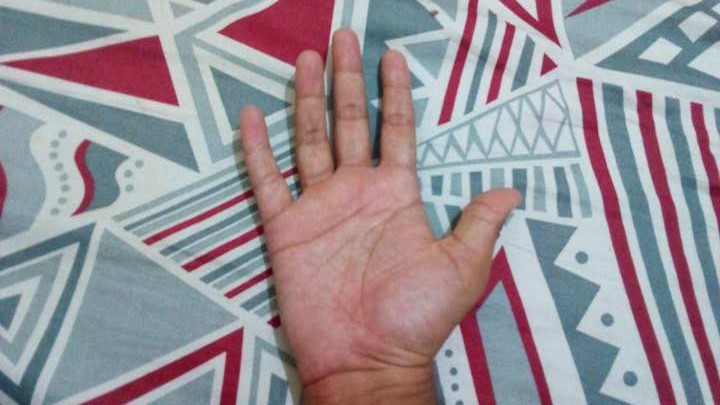
%> input picture New folder (3)/5.jpg, 720 x 405 px
$ octave testingYCbCr.m   (GNU Octave 9; MATLAB toolbox functions it lacks are replaced by stand-ins)
%> lines starting %> are read from the running program, lines starting %| are printed output that depends on the picture
clc
clear all
tic
load('nnYang.mat');
image=imread('5.jpg');
%> image is the input picture: size 405x720x3 uint8; mean R, G, B 153.1, 144.5, 150.8
imgDim=120;
count=0;
    image=imresize(image,[imgDim imgDim]);
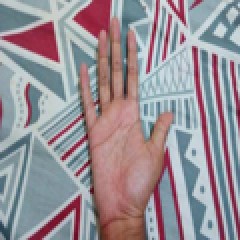
%> image: size 120x120x3 uint8 (shown 2 times larger); mean R, G, B 153.1, 144.5, 150.8
    ycbcr = rgb2ycbcr(image);
%> ycbcr: size 120x120x3 uint8; mean of channels 1, 2, 3 142.9, 129.5, 131.3
          Y=ycbcr( :, :, 1);
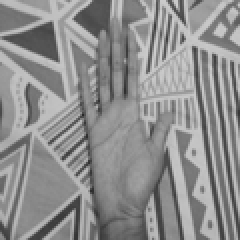
%> Y: size 120x120 uint8 (shown 2 times larger); min 40, max 208, mean 142.9
          CB=ycbcr( :, :, 2);
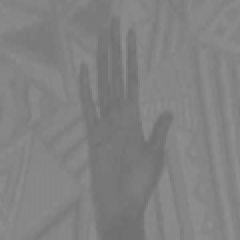
%> CB: size 120x120 uint8 (shown 2 times larger); min 111, max 144, mean 129.5
          CR=ycbcr( :, :, 3);
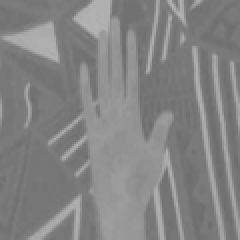
%> CR: size 120x120 uint8 (shown 2 times larger); min 108, max 181, mean 131.3
    ansImage=image;
    for bb=1:1:imgDim
        for c=1:1:imgDim
          InputFeatures=[];
            InputFeatures(1,1)=CB(bb,c);
            InputFeatures(2,1)=CR(bb,c);
%> (the run ends here)
